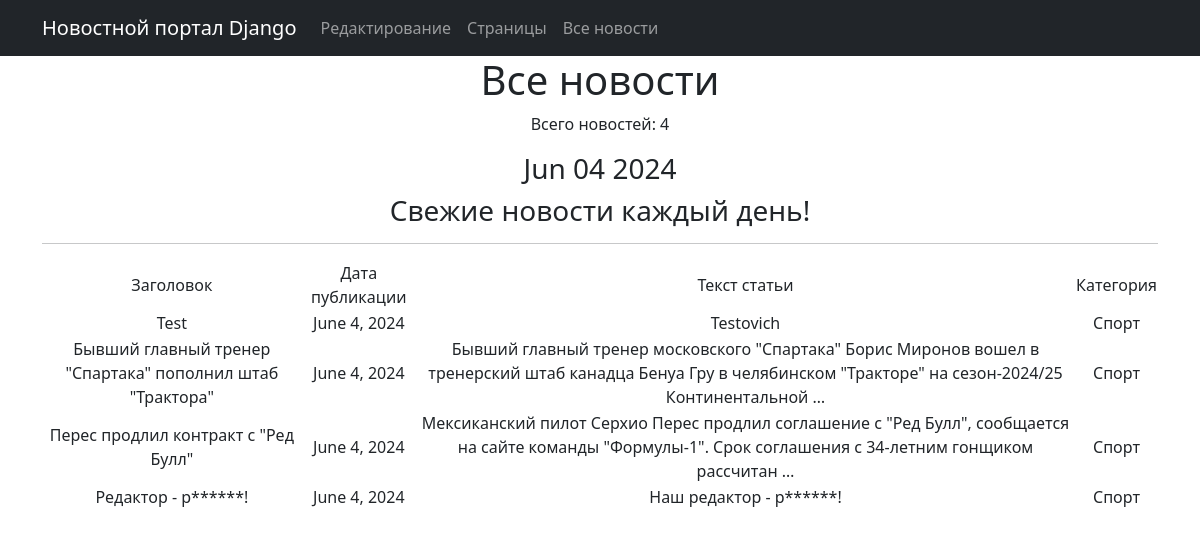
Page /news/ on the committed database.
### news/models.py (models this page shows, shortened)
class News(models.Model):
    name = models.CharField(
        max_length=150,
        unique=True,  # названия товаров не должны повторяться
    )
    description = models.TextField()
    created_time = models.DateField()
    category = models.ForeignKey(
        to='Category',
        on_delete=models.CASCADE,
        related_name='news',  # все продукты в категории будут доступны через поле products
    )
    class Meta:
        ordering = ['-created_time']

class Category(models.Model):
    name = models.CharField(max_length=100, unique=True)

### news/views.py (the view, shortened to what this page needs)
# urls.py: path('', NewsList.as_view()),
class NewsList(ListView):
    model = News
    ordering = 'name'
    template_name = 'default.html'
    context_object_name = 'news'
    def get_context_data(self, **kwargs):
        context = super().get_context_data(**kwargs)
        context['time_now'] = datetime.utcnow()
        context['next_news'] = "Свежие новости каждый день!"
        return context

### news/templatetags/custom_filters.py (called while the page is built)
@register.filter()
def currency(value):
    return censor_bad_words(value)

def censor_bad_words(text):
    bad_word = "редиска"
    censored_text = text.replace(bad_word, bad_word[0] + "*" * (len(bad_word) - 1))
    return censored_text

### templates/default.html (shortened to what this page needs)
{% extends 'flatpages/default.html' %}
{% load custom_filters %}
{% load custom_tags %}
{% block content %}
   <h1>Все новости</h1>
   <p>Всего новостей: {{ news|length }}</p>
   <h3>{{ time_now|date:'M d Y' }}</h3>
   <h3> {{ next_news|default_if_none:"Свежие новости каждый день!" }} </h3>
   <hr>
   {% if news %}
       <table>
           <tr>
               <td>Заголовок</td>
               <td>Дата публикации</td>
               <td>Текст статьи</td>
               <td>Категория</td>
           </tr>
           {% for news in news %}
           <tr>
               <td>{{ news.name|currency }}</td>
               <td>{{ news.created_time }}</td>
               <td>{{ news.description|truncatewords:20|currency }}</td>
               <td>{{ news.category.name|currency }}</td>
           </tr>
           {% endfor %}
       </table>
   {% else %}
       <h2>Новостей нет!</h2>
   {% endif %}
{% endblock content %}

### templates/flatpages/default.html (shortened to what this page needs)
<!DOCTYPE html>
<html lang="en">
    <head>
        {% load static %}
        <link href="{% static 'css/styles.css' %}" rel="stylesheet" />
    </head>
    <body>
        <nav class="navbar navbar-expand-lg navbar-dark bg-dark static-top">
            <div class="container">
                <a class="navbar-brand" href="#">Новостной портал Django</a>
                <div class="collapse navbar-collapse" id="navbarResponsive">
                    <ul class="navbar-nav ml-auto">
                        <li class="nav-item active">
                            <a class="nav-link" href="/admin/">Редактирование
                            </a>
                        </li>
                        <li class="nav-item">
                            <a class="nav-link" href="/pages/">Страницы</a>
                        </li>
                        <li class="nav-item">
                            <a class="nav-link" href="/news/">Все новости</a>
                        </li>
                    </ul>
                </div>
            </div>
        </nav>
        <div class="container">
             <div class="row">
                  <div class="col-lg-12 text-center">
                      {% block content %}{% endblock content %}
                  </div>
             </div>
        </div>
    </body>
</html>

### rows in the picture
News: name "Test", created_time "June 4, 2024", description "Testovich", category.name "Спорт"
News: name "Бывший главный тренер \"Спартака\" пополнил штаб \"Трактора\"", created_time "June 4, 2024", description "Бывший главный тренер московского \"Спартака\" Борис Миронов вошел в тренерский штаб канадца Бенуа Гру в челябинском \"Тракторе\" на сезон-2024/25 Континентальной …", category.name "Спорт"
News: name "Перес продлил контракт с \"Ред Булл\"", created_time "June 4, 2024", description "Мексиканский пилот Серхио Перес продлил соглашение с \"Ред Булл\", сообщается на сайте команды \"Формулы-1\". Срок соглашения с 34-летним гонщиком рассчитан …", category.name "Спорт"
News: name "Редактор - р******!", created_time "June 4, 2024", description "Наш редактор - р******!", category.name "Спорт"

### other values in the picture
{{ news|length }} "4"
{{ time_now|date:'M d Y' }} "Jun 04 2024"
{{ next_news|default_if_none:"Свежие новости каждый день!" }} "Свежие новости каждый день!"
